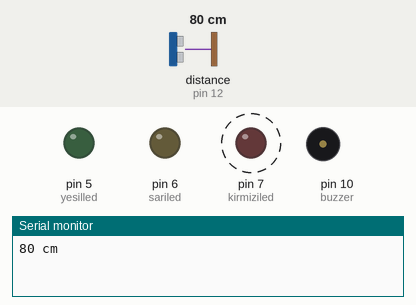
Bench run of a sketch on a simulated Arduino Uno, built with avr-gcc and run on an emulated ATmega328P. On the bench: output pins drawn as LEDs (lit = HIGH), buzzer (waves = sounding), the last lines printed to the serial monitor. Wiring (inferred from the names in the program): ultrasonic range finder: trigger pin 11; echo pin 12. Dashed ring = blinking. The inputs (shaded band) are chosen by the test bench; at power-on: distance to the obstacle (sensor on pin 12) 80 cm. The echo pulse lasts 58.3 µs per cm; pins used as bus, display or sensor lines are not drawn.

Above: at 2.4 s.
2.5 s: distance to the obstacle (sensor on pin 12) set to 64 cm
6.0 s: distance to the obstacle (sensor on pin 12) set to 58 cm
At 6.84 s:
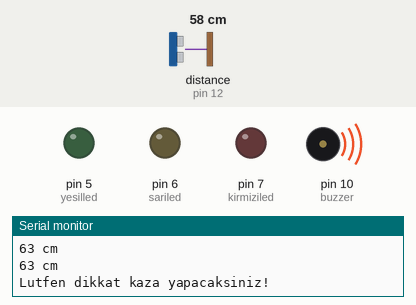
10.0 s: distance to the obstacle (sensor on pin 12) set to 120 cm
At 11.3 s:
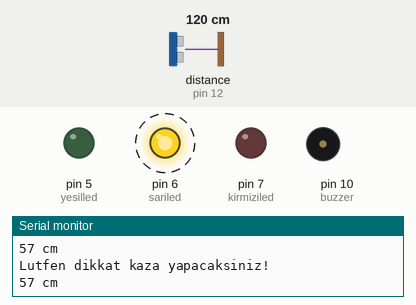
14.5 s: distance to the obstacle (sensor on pin 12) set to 250 cm
At 15.1 s:
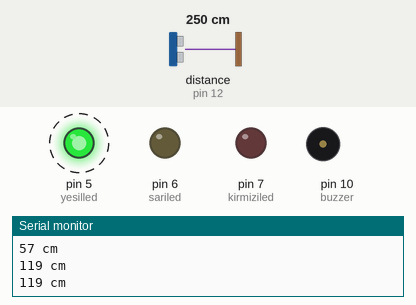
19.8 s: distance to the obstacle (sensor on pin 12) set to 2 cm
At 20.02 s:
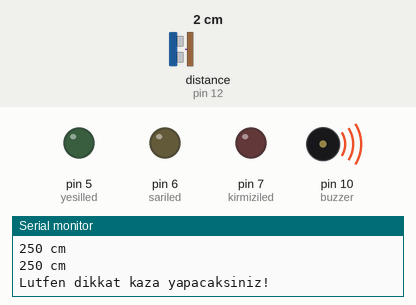
23.3 s: distance to the obstacle (sensor on pin 12) set to 299 cm
At 23.61 s:
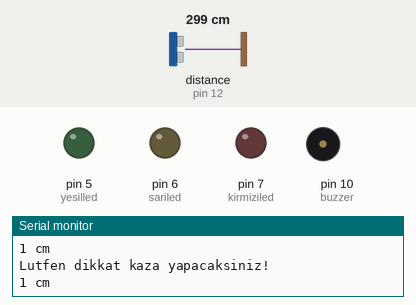
Timing chart, 0 to 28.7 s (numbered marks = the images above; inputs shaded):
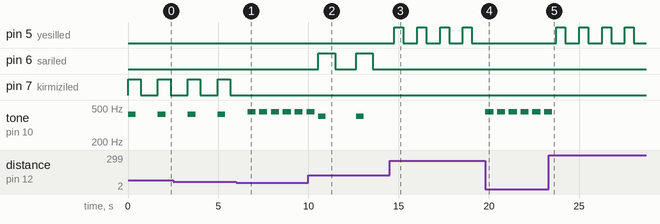

The sketch:

mikroislemcifinalproje1.ino
```cpp
#define trigPin 11 //Ultrasonik mesafe sensörümüzün trigPin'i.
#define echoPin  12 //Ultrasonik mesafe sensörümüzün echoPin'i.
#define buzzer 10  //Buzzer(piezo)'muzun pini.
#define kirmiziled 7 //Kırmızı ledimizin pini.
#define sariled  6 //Sarı ledimizin pini.
#define yesilled  5 //Yeşil ledimizin pini.

long sure, cm; //Süre ve cm değişkenleri.

void setup() {
  //Seri haberleşme başlangıcı 9600 baud rate
  Serial.begin (9600);
  //İnput ve output tanımlanması.
  pinMode(trigPin, OUTPUT);
  pinMode(echoPin, INPUT);
  pinMode(buzzer, OUTPUT);
  pinMode(kirmiziled, OUTPUT);
  pinMode(sariled, OUTPUT);
  pinMode(yesilled, OUTPUT);
}

void loop() {
  // Sensör, 10 veya daha fazla mikrosaniye yüksek bir darbe ile tetiklenir.
  digitalWrite(trigPin, LOW);
  delayMicroseconds(5);
  digitalWrite(trigPin, HIGH);
  delayMicroseconds(10);
  digitalWrite(trigPin, LOW);

  // sure değişkeni mikrosaniye olarak gönderilen zaman değişkenidir.
  // bir nesnenin yankısının alınması için ping atıyoruz.
  pinMode(echoPin, INPUT);
  sure = pulseIn(echoPin, HIGH);

  // Mesafeyi hesaplamak için mesafe sensöründe bulduğumuz süre ile işlem yapıyoruz.
  cm = sure / 58.2; // Mesafeyi hesaplama formülü. Toplam zaman(ultrasonik mesafe sensöründe sesin git-gel yapması


  if(cm>150)
  {
    noTone(10);
    digitalWrite(yesilled,HIGH);
    delay(500);
    digitalWrite(yesilled,LOW);
    delay(500);
    digitalWrite(sariled,LOW);
    digitalWrite(kirmiziled,LOW);
    digitalWrite(buzzer,LOW);
  }
  else if(100<cm && cm<150)
  {
    tone(10,400,400);
    digitalWrite(sariled,HIGH);
    delay(920);
    digitalWrite(sariled,LOW);
    delay(920);
    digitalWrite(yesilled,LOW);
    digitalWrite(kirmiziled,LOW);
    digitalWrite(buzzer,LOW);


  }
  else if(60<cm && cm<100)
  {

    tone(10, 425, 425);
    digitalWrite(kirmiziled,HIGH);
    delay(700);
    digitalWrite(kirmiziled,LOW);
    delay(700);
    digitalWrite(sariled,LOW);
    digitalWrite(yesilled,LOW);
    digitalWrite(buzzer,LOW);

  }
  else
  {
    Serial.println("Lutfen dikkat kaza yapacaksiniz!");
    tone(10, 450, 450);
    delay(400);
    digitalWrite(sariled,LOW);
    digitalWrite(kirmiziled,LOW);
    digitalWrite(yesilled,LOW);


  }

  Serial.print(cm);
  Serial.print(" cm");
  Serial.println();

  delay(250);
}
```

Measured:
- the behaviour switches between 62 and 61 cm on distance to the obstacle (sensor on pin 12) (found by bisection; images 0 and 1)
- after the input at 6.0 s, pin 7 (kirmiziled): stops changing and stays LOW; tone on pin 10 (buzzer): alternates 450 Hz for 0.45 s and silent for 0.20 s, starting after 0.62 s
- after the input at 10.0 s, pin 6 (sariled): alternates HIGH for 0.92 s and LOW for 1.2 s, starting after 0.55 s
- after the input at 14.5 s, pin 5 (yesilled): alternates HIGH for 0.50 s and LOW for 0.77 s, starting after 0.26 s; pin 6 (sariled): stops changing and stays LOW; tone on pin 10 (buzzer): stops changing and stays silent
- after the input at 19.8 s, pin 5 (yesilled): stops changing and stays LOW; tone on pin 10 (buzzer): alternates 450 Hz for 0.45 s and silent for 0.20 s, starting at once
- after the input at 23.3 s, pin 5 (yesilled): alternates HIGH for 0.50 s and LOW for 0.77 s, starting after 0.43 s; tone on pin 10 (buzzer): goes on until 23.5 s, then stays silent
- by itself, pin 7 (kirmiziled): alternates HIGH for 0.70 s and LOW for 0.95 s
- by itself, tone on pin 10 (buzzer): alternates 425 Hz for 0.43 s and silent for 1.2 s
